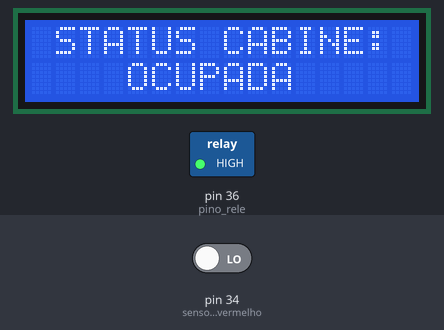
Simulated run of this sketch. Board: Arduino Mega 2560, built with avr-gcc and run on an emulated ATmega2560. Parts: 16×2 character LCD, switched loads named in the sketch (green lamp = pin HIGH). Dashed ring = blinking. The test bench sets the inputs (shaded band); at power-on: pin 34 (sensor_infravermelho) LOW. What the sketch prints to the serial monitor is not drawn.

Above: at 0.2 s.
1.3 s: pin 34 (sensor_infravermelho) driven HIGH
At 3.3 s:
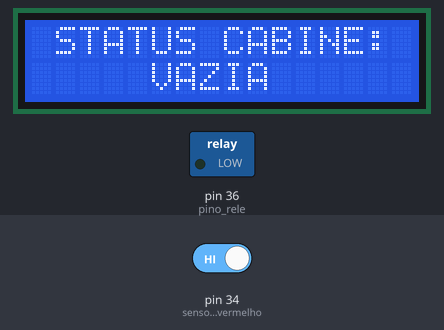
3.7 s: pin 34 (sensor_infravermelho) driven LOW
At 4.6 s:
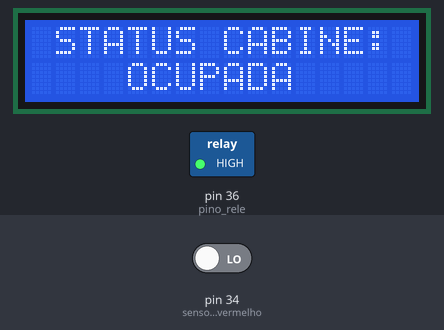
Timing chart, 0 to 12.8 s (numbered marks = the images above; inputs shaded):
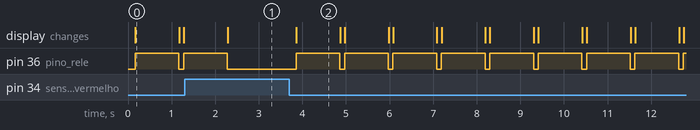

The sketch:

acionamento_luz_lcd.ino
```cpp
#include <LiquidCrystal.h> // inicia a biblioteca do LCD
LiquidCrystal lcd(22, 24, 26, 28, 30, 32); // define as portas de comunicação do lCD com o

// Definição das variáveis do LCD e da iluminação
int sensor_infravermelho = 34; // define a porta 34 do Arduino como sendo o sensor infravermelho
int valor_sensor = 1 ; // define uma variável que receberá o valor de leitura do sensor infravermelho
int pino_rele = 36; // define a porta 36 do Arduino como sendo o pino do relé

// Definição dos contadores
int bloqueio = 0; // define a variável bloqueio
int contador; // define a variável contador


void setup() {
  Serial.begin(9600); // inicia o monitor serial do Arduino

  // Definição das saídas e entradas do LCD e da iluminação
  pinMode(sensor_infravermelho,INPUT); // define o sensor infravermelho como uma entrada
  pinMode(pino_rele, OUTPUT); // define o pino relé como uma saída
  lcd.begin(16, 2); // inicializa o LCD

}

void loop() {

    //Lógica de leitura do sensor de presença
    valor_sensor = digitalRead(sensor_infravermelho); // faz a leitura do sensor infravermelho e atribui a variável valor_sensor
    Serial.print("Sensor: ");  // nforma a leitura do sensor no monitor serial
    Serial.println(valor_sensor); // envia o valor para o monitor serial
    delay(100); // faz uma espera 100 milissegundos

    // Condição para a mudança da informação do LCD
    if (valor_sensor == 1) { // se o valor do sensor for igual a 1

      lcd.clear(); // limpa as informações do LCD
      lcd.setCursor(1, 0); // define as linhas e colunas do LCD
      lcd.print("STATUS CABINE:"); // imprime no LCD o status da cabine
      lcd.setCursor(5, 1); // define as linhas e colunas do LCD
      lcd.print("VAZIA"); // imprime no LCD que a cabine está vazia
    }

    // Condições para a mudança da informação do LCD e acionamento da iluminação
    if (valor_sensor == 0) { // se o valor do sensor for igual a 1

      contador = 1;
      bloqueio = 1;
    }

    if (contador == 1) {

        digitalWrite(pino_rele, HIGH); // a lâmpada irá acender
        lcd.clear(); // limpa as informações do LCD
        lcd.setCursor(1, 0); // define as linhas e colunas do LCD
        lcd.print("STATUS CABINE:"); // imprime no LCD o status da cabine
        lcd.setCursor(4, 1); // define as linhas e colunas do LCD
        lcd.print("OCUPADA"); // imprime no LCD que a cabine está ocupada
        valor_sensor = digitalRead(sensor_infravermelho); // faz a leitura do sensor infravermelho e atribui a variável valor sensor
        Serial.print("Sensor: ");  // nforma a leitura do sensor no monitor serial
        Serial.println(valor_sensor); // envia o valor para o monitor serial

        if (valor_sensor == 0) { // se o valor do sensor for igual a 0 novamente

            contador = 0; //a variável contator receberá 0
            bloqueio = 0; //a variável bloqueio receberá 0
        }

        if (contador == 0){

            delay(1000); // faz uma espera de 1000 milissegundos
            digitalWrite(pino_rele, LOW); // a lâmpada irá apagar
            lcd.clear(); // limpa as informações do LCD
            lcd.setCursor(1, 0); // define as linhas e colunas do LCD
            lcd.print("STATUS CABINE:"); // imprime no LCD o status da cabine
            lcd.setCursor(5, 1); // define as linhas e colunas do LCD
            lcd.print("VAZIA"); // imprime no LCD que a cabine está vazia
        }
    }
}
```

Measured:
- after the input at 1.3 s, pin 36 (pino_rele): goes on until 2.3 s, then stays LOW
- after the input at 3.7 s, pin 36 (pino_rele): alternates HIGH for 1.0 s and LOW for 0.11 s, starting after 0.16 s; the display: changes after 0.16 s (image 2)
- what the display in image 0 shows lasts 1.0 s, from 0.2 s to 1.2 s
